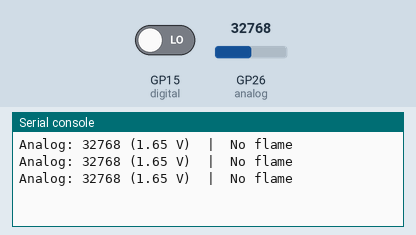
Recording of a program running on a simulated Raspberry Pi Pico running MicroPython. Shown: the last lines printed to the serial console. Inputs (shaded band) come from the test bench; at power-on: GP15 (digital) LOW, GP26 (analog) = 32768 (analog values on the 0–65535 scale).

Above: at 1.2 s.
1.3 s: GP15 (digital) driven HIGH
At 1.9 s:
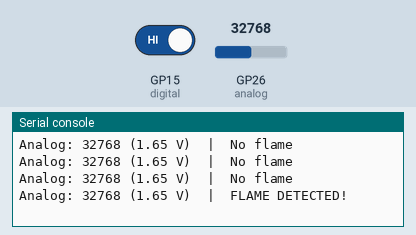
3.0 s: GP26 (analog) set to 45874
At 3.4 s:
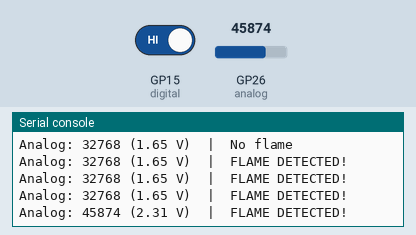
4.5 s: GP26 (analog) set to 57670
At 4.9 s:
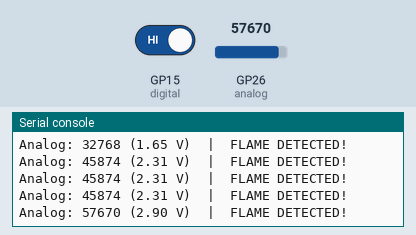
6.0 s: GP15 (digital) driven LOW
At 6.4 s:
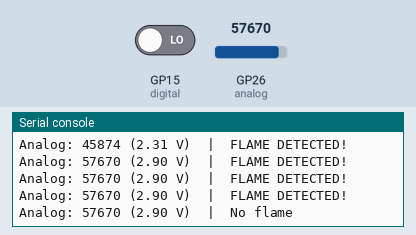
Timing chart, 0 to 8.5 s (numbered marks = the images above; inputs shaded):
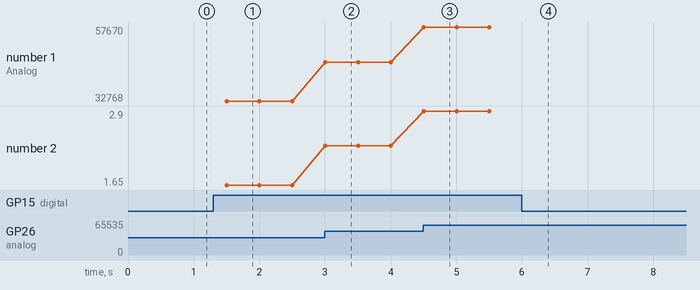

The program:

example_2.py
```python
# Raspberry Pi Pico MicroPython example reading ADC0 (GP26) for analog intensity and GP15 for the comparator output, printing raw ADC, voltage, and flame status.
#
# Buy this module: https://shillehtek.com/products/flame-sensor-ky-026-arduino-esp32-raspberry-pi
# Full manual: https://shillehtek.com/blogs/shillehtek-product-manuals/flame-sensor-ky-026-arduino-esp32-raspberry-pi-manual
# More examples: https://github.com/shillehbean/shillehtek-examples
#

# KY-026 Flame Sensor - Pico MicroPython Example
# A0 -> GP26 (ADC0), D0 -> GP15, + -> 3V3(OUT), G -> GND

from machine import ADC, Pin
import time

analog = ADC(26)            # GP26 = ADC0
digital = Pin(15, Pin.IN)   # comparator flame output

while True:
    raw = analog.read_u16()          # 0 - 65535
    voltage = raw * 3.3 / 65535

    if digital.value() == 1:
        state = "FLAME DETECTED!"
    else:
        state = "No flame"

    print("Analog: {} ({:.2f} V)  |  {}".format(raw, voltage, state))
    time.sleep(0.5)
```

Measured:
- after the input at 1.3 s, the serial console: prints a new line after 0.20 s (image 1)
- after the input at 3.0 s, the serial console: prints a new line at once (image 2)
- after the input at 4.5 s, the serial console: prints a new line at once (image 3)
- after the input at 6.0 s, the serial console: prints a new line at once (image 4)
- plotted number 1: 32768 → 45874 after the input at 3.0 s, 45874 → 57670 after the input at 4.5 s
- plotted number 2: 1.65 → 2.31 after the input at 3.0 s, 2.31 → 2.9 after the input at 4.5 s
